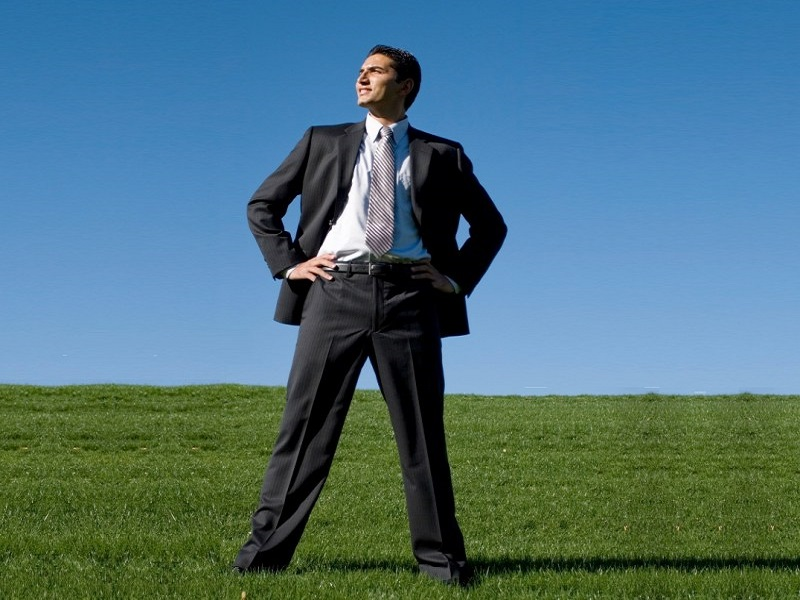
#> input picture IZ2/1.jpg, 800 x 600 px, given in place of the camera
$ python main.py
#> lines starting #> are read from the running program, lines starting #| are printed output that depends on the picture; after the words box and inside, x2 and y2 are one past the last pixel; in counts of white or black regions, pixels touching at a corner belong together
import cv2 as cv
import numpy as np

video = cv.VideoCapture(0)
#ok, img = video.read()
#w = int(video.get(cv.CAP_PROP_FRAME_WIDTH))
#h = int(video.get(cv.CAP_PROP_FRAME_HEIGHT))
settings_window_name = "Settings Window"
cv.namedWindow(settings_window_name)

LowH = 0
HighH = 255
LowS = 175
HighS = 255
LowV = 100
HighV = 255
def on_LowH_trackback(val):
    global LowH
    LowH = val
def on_HighH_trackback(val):
    global HighH
    HighH = val
def on_LowS_trackback(val):
    global LowS
    LowS = val
def on_HighS_trackback(val):
    global HighS
    HighS = val
def on_LowV_trackback(val):
    global LowV
    LowV = val
def on_HighV_trackback(val):
    global HighV
    HighV = val

cv.createTrackbar("Low H", settings_window_name, 165, 180, on_LowH_trackback)
cv.createTrackbar("Max H", settings_window_name, 15, 180, on_HighH_trackback)
cv.createTrackbar("Low S", settings_window_name, 150, 255, on_LowS_trackback)
cv.createTrackbar("Max S", settings_window_name, 255, 255, on_HighS_trackback)
cv.createTrackbar("Low V", settings_window_name, 85, 255, on_LowV_trackback)
cv.createTrackbar("Max V", settings_window_name, 255, 255, on_HighV_trackback)

while True:
    ok, frame = video.read()
#> frame is the input picture: shape (600, 800, 3); mean B, G, R 123.5, 114.2, 77
    if not ok:
        break
    frame = cv.flip(frame, 1)
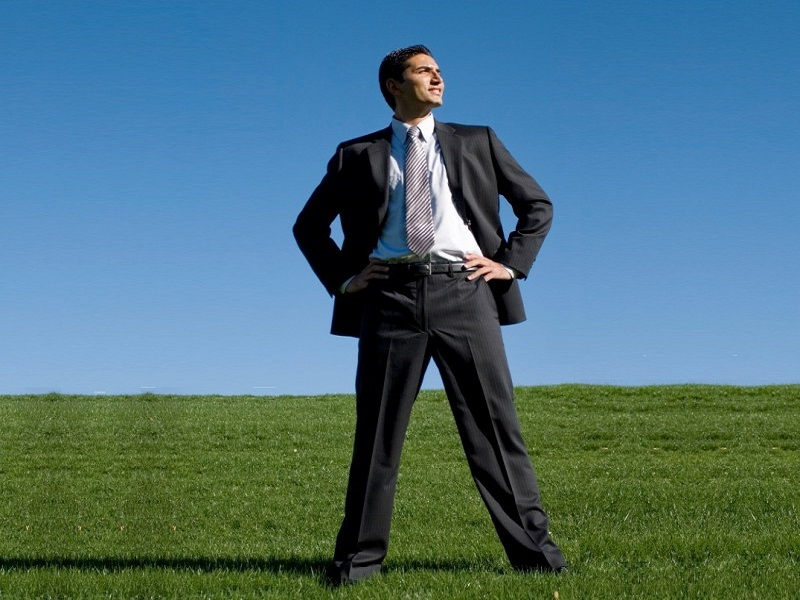
#> frame: shape (600, 800, 3); mean B, G, R 123.5, 114.2, 77
    hsv = cv.cvtColor(frame, cv.COLOR_BGR2HSV)
#> hsv: shape (600, 800, 3); mean H, S, V 83.3, 140.8, 142.2

    if LowH < HighH:
        mask = cv.inRange(hsv, (LowH, LowS, LowV), (HighH, HighS, HighV))
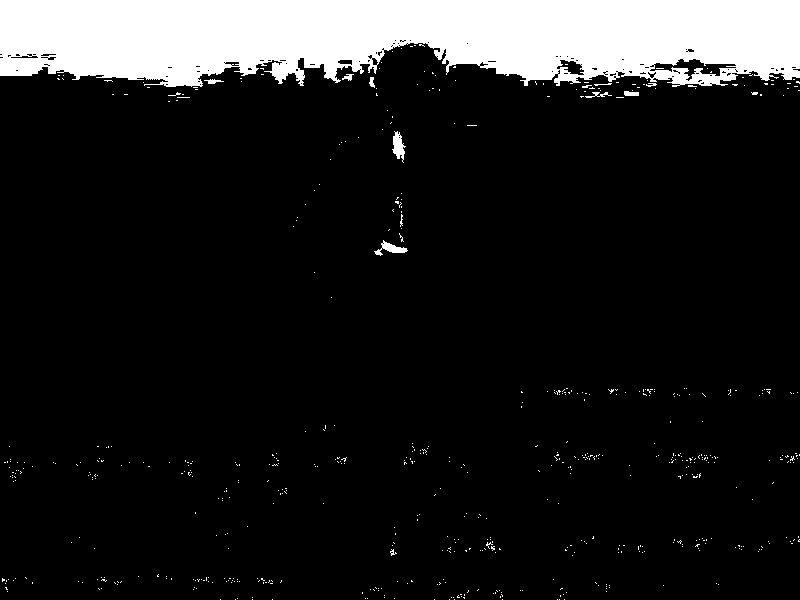
#> mask: shape (600, 800); 12.4% white; 615 white regions (603 under 20 px), largest, box (x1, y1, x2, y2) and area: (0, 0, 800, 87) 57618, (392, 131, 406, 163) 235, (374, 240, 408, 256) 206
        #res = cv.bitwise_and(frame, frame, mask=mask)
    else:
        mask1 = cv.inRange(hsv, (0, LowS, LowV), (HighH, HighS, HighV))
        mask2 = cv.inRange(hsv, (LowH, LowS, LowV), (360, HighS, HighV))
        mask = cv.bitwise_or(mask1, mask2)
        #res1 = cv.bitwise_and(frame, frame, mask=mask1)
        #res2 = cv.bitwise_and(frame, frame, mask=mask2)
        #res = cv.bitwise_or(res1, res2)

    kernel = np.ones((5, 5), np.uint8)
    mask = cv.erode(mask, kernel, iterations=1)
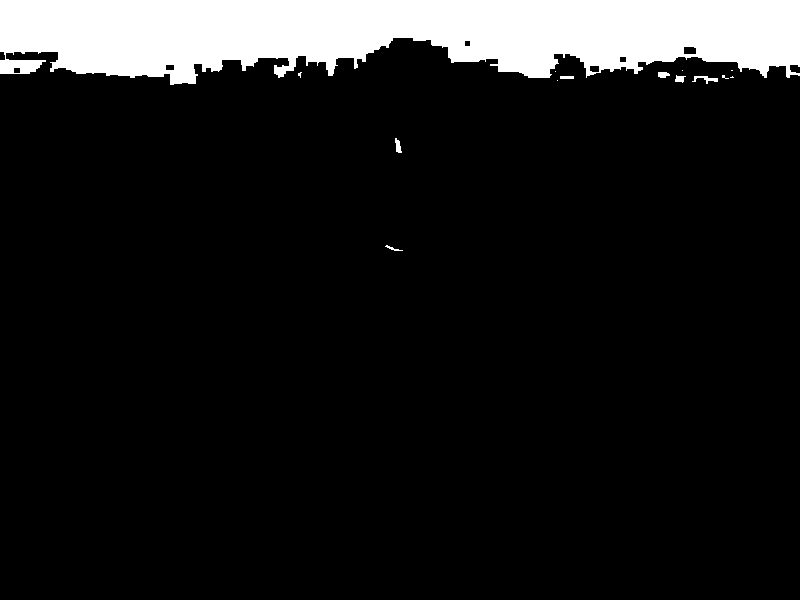
#> mask: shape (600, 800); 10.8% white; 14 white regions (7 under 20 px), largest, box (x1, y1, x2, y2) and area: (0, 0, 800, 85) 51528, (692, 76, 718, 84) 89, (395, 138, 402, 153) 65
    mask = cv.dilate(mask, kernel, iterations = 1)
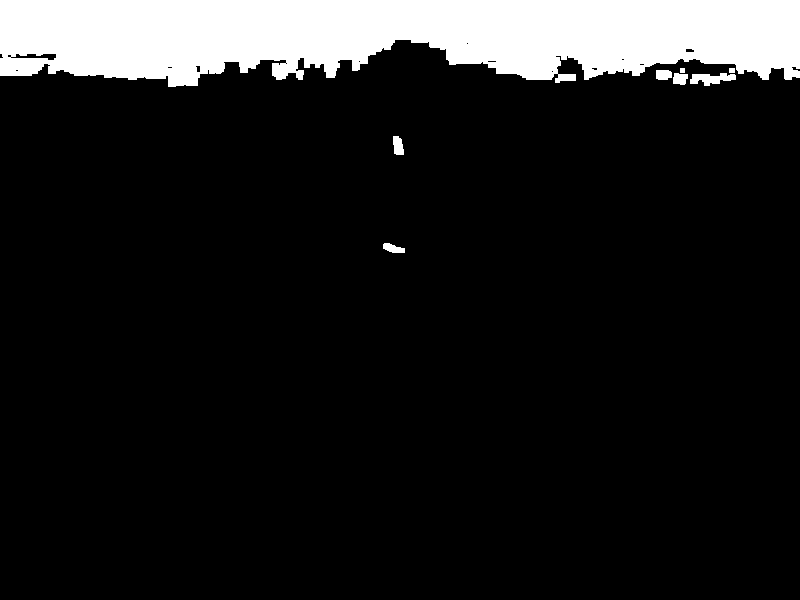
#> mask: shape (600, 800); 11.7% white; 8 white regions, largest, box (x1, y1, x2, y2) and area: (0, 0, 800, 87) 55151, (690, 73, 736, 86) 367, (393, 136, 404, 155) 169
    mask = cv.morphologyEx(mask, cv.MORPH_OPEN, kernel)
    mask = cv.morphologyEx(mask, cv.MORPH_CLOSE, kernel)
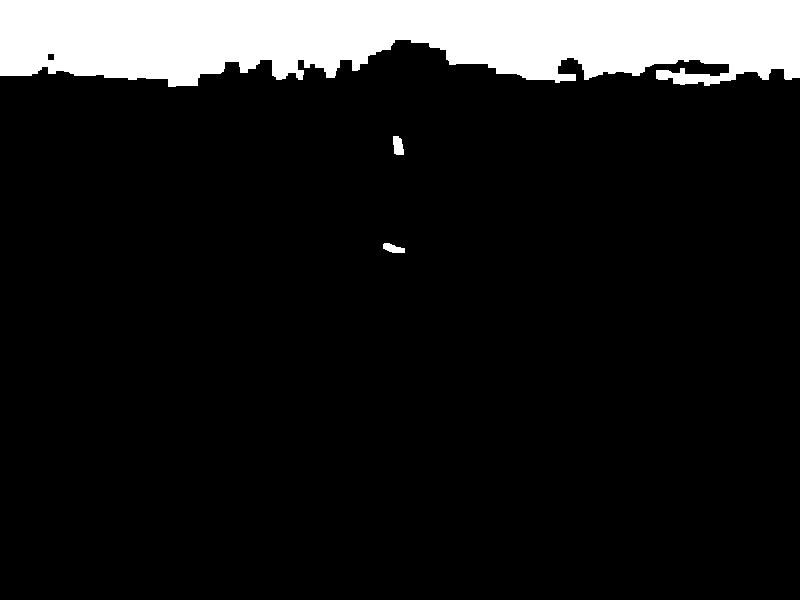
#> mask: shape (600, 800); 11.8% white; 3 white regions, box (x1, y1, x2, y2) and area: (0, 0, 800, 87) 56400, (393, 136, 404, 155) 169, (383, 243, 405, 253) 147

    moments = cv.moments(mask, True)
#> moments = moments, m00 56716, centre m10/m00, m01/m00 = (397, 36.5)
    if moments['m00'] > 100:
        X = int(moments['m10']/moments['m00'])
#> X = 397
        Y = int(moments['m01']/moments['m00'])
#> Y = 36

        U20 = int(moments['m20']-X*moments['m10'])
#> U20 = 3176808032
        XX = int(U20/moments['m11'])
#> XX = 3

        #print(XX)
        #cv.rectangle(frame, (X-100, Y-100), (X+100, Y+100), (0,0,0), 3)
        cv.circle(frame, (X, Y), 100, (0,0,0), 3)
        cv.line(frame, (X, Y+150), (X, Y-150), (0,0,0), 3)
        cv.line(frame, (X + 150, Y), (X - 150, Y), (0, 0, 0), 3)
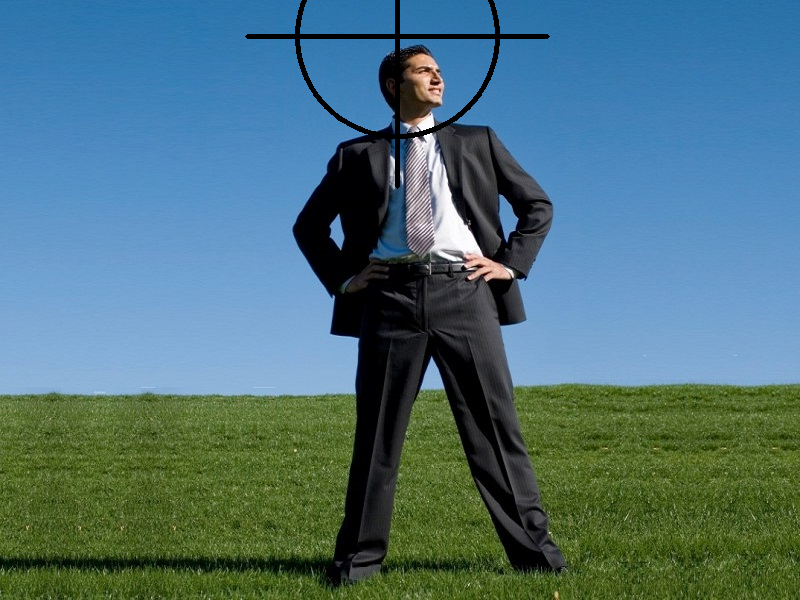
#> frame: shape (600, 800, 3); mean B, G, R 122.1, 113.2, 76.5
        #print(moments['m01'])

    res = cv.bitwise_and(frame, frame, mask=mask)
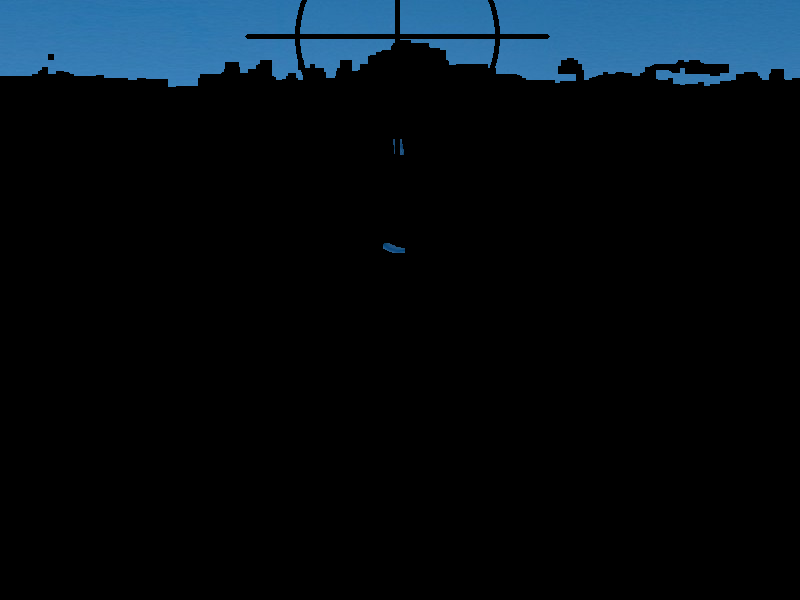
#> res: shape (600, 800, 3); mean B, G, R 19.7, 13.4, 5.4
    cv.imshow("WINDAW", frame)

    key = cv.waitKey(1)
#> (key q is pressed here)
    if key == ord('q') or key == 27:
        break

cv.destroyAllWindows()
